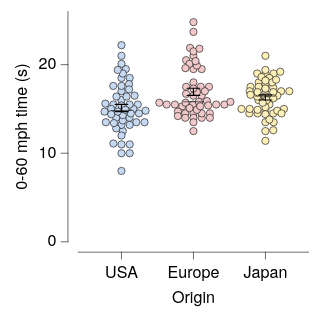

Describe this chart as a Vega-Lite specification.
### Vega-Lite specification from a JSON file in a GitHub repository (floating-point values rounded to 4 significant figures; data arrays with more than 128 entries replaced by an {"elided": "..."} marker saying what was removed)
{"background": null, "config": {"arc": {"fill": "#DBDBDB", "fillOpacity": 1.0, "innerRadius": 25.0, "padAngle": 0.03, "stroke": "black", "strokeOpacity": 1, "strokeWidth": 0.25}, "area": {"fill": "#DBDBDB", "fillOpacity": 1.0, "stroke": "black", "strokeOpacity": 1, "strokeWidth": 0.25}, "axis": {"domain": true, "domainCap": "round", "domainColor": "black", "domainWidth": 0.25, "grid": false, "gridCap": "round", "gridColor": "#F1F1F1", "gridDash": [0, 0], "gridOpacity": 1.0, "gridWidth": 0.25, "labelColor": "black", "labelFont": "HelveticaNeue", "labelFontSize": 7, "labelFontStyle": "normal", "labelFontWeight": 400, "offset": 4.5, "ticks": true, "tickCap": "round", "tickColor": "black", "tickRound": false, "tickSize": 3, "tickWidth": 0.25, "titleColor": "black", "titleFont": "HelveticaNeue", "titleFontSize": 7, "titleFontStyle": "normal", "titleFontWeight": 400}, "axisX": {"domain": true, "labelAlign": "center", "labelAngle": 0, "labels": true, "ticks": true, "translate": 0}, "axisY": {"domain": true, "labelAlign": "right", "labelAngle": 0, "labels": true, "ticks": true, "translate": 0}, "axisRight": {"domain": true, "labelAlign": "left", "labelAngle": 0, "labels": true, "ticks": true, "translate": 0}, "axisTop": {"domain": true, "labelAlign": "center", "labelAngle": 0, "labels": true, "ticks": true, "translate": 0}, "axisBand": {"tickOffset": 0}, "bar": {"fill": "#DBDBDB", "fillOpacity": 1.0, "stroke": "black", "strokeOpacity": 1, "strokeWidth": 0.25}, "boxplot": {"size": 9.0, "ticks": {"cornerRadius": 0.25, "fill": "black", "size": 4.5, "thickness": 0.25}, "box": {"fillOpacity": 1.0, "stroke": "black", "strokeOpacity": 1, "strokeWidth": 0.25}, "median": {"fill": "black", "fillOpacity": 1.0, "size": 9.0, "thickness": 0.25}, "rule": {"fill": "black", "fillOpacity": 1.0, "size": 10.0, "stroke": "black", "strokeDash": [0, 0], "strokeOpacity": 1, "strokeWidth": 0.25}, "outliers": {"color": "black", "fill": "black", "fillOpacity": 1.0, "size": 0, "stroke": "black", "strokeOpacity": 1, "strokeWidth": 0.25}}, "circle": {"fill": "black", "fillOpacity": 1.0, "size": 0.5, "stroke": null, "strokeOpacity": 1, "strokeWidth": 0.25}, "errorband": {"band": {"fillOpacity": 0.6, "stroke": null, "strokeWidth": 0.25, "strokeOpacity": 1}, "borders": {"opacity": 0, "strokeOpacity": 0.25, "strokeWidth": 1}}, "errorbar": {"opacity": 1, "rule": {"strokeDash": [0, 0], "strokeWidth": 0.5}, "ticks": {"color": "black", "cornerRadius": 0.25, "opacity": 1, "size": 6.0, "thickness": 0.5}, "thickness": 0.5}, "font": "HelveticaNeue", "geoshape": {"fill": "#DBDBDB", "fillOpacity": 1.0, "stroke": "black", "strokeOpacity": 1, "strokeWidth": 0.25}, "header": {"labelColor": "black", "labelFont": "HelveticaNeue", "labelFontSize": 7, "labelFontStyle": "normal", "labelFontWeight": 400, "titleColor": "black", "titleFont": "HelveticaNeue", "titleFontSize": 7, "titleFontStyle": "normal", "titleFontWeight": 400, "titlePadding": 0}, "legend": {"disable": false, "offset": 4.5, "gradientLength": 50.0, "gradientThickness": 5.0, "gradientOpacity": 1.0, "gradientStrokeColor": "black", "gradientStrokeWidth": 0.25, "labelColor": "black", "labelFont": "HelveticaNeue", "labelFontSize": 7, "labelFontStyle": "normal", "labelFontWeight": 400, "strokeColor": "black", "strokeWidth": 0, "symbolSize": 42, "symbolStrokeColor": "black", "symbolStrokeWidth": 0.25, "titleColor": "black", "titleFont": "HelveticaNeue", "titleFontSize": 7, "titleFontStyle": "normal", "titleFontWeight": 400}, "line": {"color": "black", "stroke": "black", "strokeCap": "round", "strokeDash": [0, 0], "strokeOpacity": 1, "strokeWidth": 0.375}, "point": {"filled": true, "fill": "#DBDBDB", "fillOpacity": 1.0, "size": 5.0, "stroke": "black", "strokeOpacity": 1, "strokeWidth": 0.25}, "range": {"category": ["#C6D9F1", "#F1C9CB", "#FEF0B9", "#CEE37A", "#7AA8E0", "#E589A3", "#FDDD5D", "#68B961", "#4177B1", "#C35082", "#E5C227", "#438156"], "diverging": {"scheme": ["#C35082", "#CE6D94", "#D989A7", "#E2A4BA", "#EABFCE", "#F1DBE2", "#F6F6F6", "#D7E0EB", "#B9CBE0", "#9BB6D5", "#7DA1C9", "#5F8CBD", "#4177B1"]}, "heatmap": {"scheme": ["#DFE9F7", "#C6D9F1", "#ADC8EC", "#94B8E6", "#7AA8E0", "#6097DA", "#4D87CA", "#4177B1", "#386898", "#2F597F", "#264A69", "#1D3A58"]}, "ordinal": {"scheme": ["#F1F1F1", "#DBDBDB", "#C6C6C6", "#B2B2B2", "#9D9D9D", "#898989", "#767676", "#636363", "#515151", "#404040", "#2F2F2F", "#1F1F1F"]}, "ramp": {"scheme": ["#DFE9F7", "#C6D9F1", "#ADC8EC", "#94B8E6", "#7AA8E0", "#6097DA", "#4D87CA", "#4177B1", "#386898", "#2F597F", "#264A69", "#1D3A58"]}}, "rule": {"color": "black", "stroke": "black", "strokeCap": "round", "strokeDash": [2, 2], "strokeOpacity": 1, "strokeWidth": 0.25}, "scale": {"bandPaddingInner": 0.1, "bandPaddingOuter": 0.1, "round": false}, "rect": {"fill": "#DBDBDB", "fillOpacity": 1.0, "stroke": "black", "strokeOpacity": 1, "strokeWidth": 0.25}, "square": {"fill": "#DBDBDB", "fillOpacity": 1.0, "size": 10.0, "stroke": "black", "strokeOpacity": 1, "strokeWidth": 0.25}, "text": {"color": "black", "font": "HelveticaNeue", "fontSize": 7, "fontStyle": "normal", "fontWeight": 400}, "title": {"anchor": "middle", "frame": "group", "color": "black", "font": "HelveticaNeue", "fontSize": 7, "fontStyle": "normal", "fontWeight": 400, "subtitleColor": "black", "subtitleFont": "HelveticaNeue", "subtitleFontSize": "HelveticaNeue", "subtitleFontStyle": "normal", "subtitleFontWeight": 400}, "view": {"continuousWidth": 100, "continuousHeight": 100, "discreteWidth": 100, "discreteHeight": 100, "fill": null, "stroke": null, "strokeWidth": 0.25}}, "layer": [{"data": {"name": "data-fff8341856742b0cfe310aaeede7bc4a"}, "mark": {"type": "circle", "opacity": 1.0, "size": 10.0, "stroke": "black", "strokeOpacity": 1, "strokeWidth": 0.25}, "encoding": {"color": {"field": "Origin", "legend": null, "sort": ["USA", "Europe", "Japan"], "title": null, "type": "nominal"}, "x": {"axis": {}, "field": "Origin", "sort": ["USA", "Europe", "Japan"], "title": "Origin", "type": "nominal"}, "xOffset": {"field": "beeswarm_x", "scale": {"domain": [-16.06, 16.06], "range": [-3.559, 28.56]}, "type": "quantitative"}, "y": {"field": "Acceleration", "title": "0-60 mph time (s)", "type": "quantitative"}}}, {"data": {"name": "data-d979443d4e9b399518cd2fcbb34b9d6d"}, "mark": {"type": "errorbar"}, "encoding": {"x": {"axis": {}, "field": "Origin", "sort": ["USA", "Europe", "Japan"], "title": "Origin", "type": "nominal"}, "y": {"field": "__mean", "title": "0-60 mph time (s)", "type": "quantitative"}, "yError": {"field": "__error"}}}, {"data": {"name": "data-fff8341856742b0cfe310aaeede7bc4a"}, "mark": {"type": "boxplot", "box": {"fillOpacity": 0, "strokeOpacity": 0}, "outliers": {"opacity": 0}, "rule": {"strokeOpacity": 0}, "ticks": false}, "encoding": {"x": {"axis": {}, "field": "Origin", "sort": ["USA", "Europe", "Japan"], "title": "Origin", "type": "nominal"}, "y": {"field": "Acceleration", "title": "0-60 mph time (s)", "type": "quantitative"}}}], "$schema": "https://vega.github.io/schema/vega-lite/v6.4.1.json", "datasets": {"data-fff8341856742b0cfe310aaeede7bc4a": {"elided": "150 records"}, "data-d979443d4e9b399518cd2fcbb34b9d6d": [{"Origin": "USA", "__mean": 15.11, "__error": 0.4137, "__dysonsphere__": 1}, {"Origin": "Europe", "__mean": 16.94, "__error": 0.4011, "__dysonsphere__": 1}, {"Origin": "Japan", "__mean": 16.3, "__error": 0.2857, "__dysonsphere__": 1}]}}
